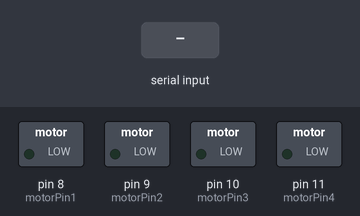
Bench run of a sketch on a simulated Arduino Uno, built with avr-gcc and run on an emulated ATmega328P. Shown: switched loads named in the sketch (green lamp = pin HIGH). The inputs (shaded band) are chosen by the test bench.

Above: at 1.2 s.
1.3 s: "a" received over Serial
At 2.4 s:
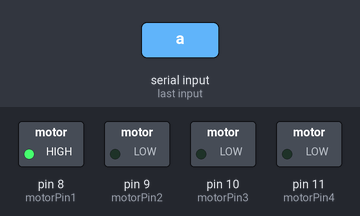
2.8 s: "c" received over Serial
At 3.6 s:
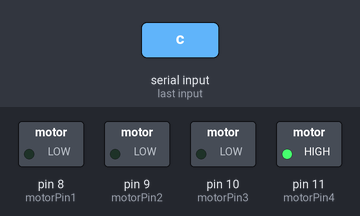
4.3 s: "a" received over Serial
At 4.7 s:
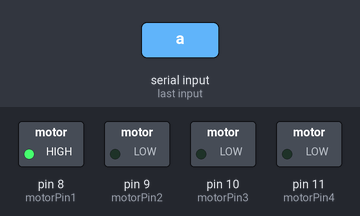
5.8 s: "d" received over Serial
At 6.1 s:
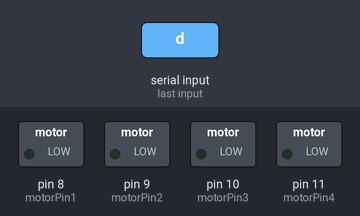
7.3 s: "b" received over Serial
At 8.2 s:
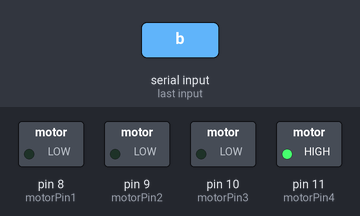
Timing chart, 0 to 9.8 s (numbered marks = the images above; inputs shaded):
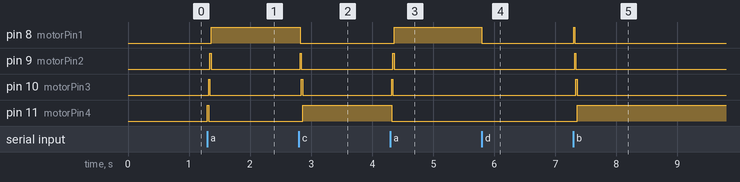

The sketch:

StepMotorUygulamas_.ino
```cpp
const int motorPin1 = 8;
const int motorPin2 = 9;
const int motorPin3 = 10;
const int motorPin4 = 11;
char c; // Seri porttan okunan veri.
int sayac=0; // Motor başlangıç pozisyonu için tanımlanmıştır.

void adim1() {
digitalWrite(motorPin1, HIGH);
digitalWrite(motorPin2, LOW);
digitalWrite(motorPin3, LOW);
digitalWrite(motorPin4, LOW);
delay(20);
}
void adim2() {
digitalWrite(motorPin1, LOW);
digitalWrite(motorPin2, HIGH);
digitalWrite(motorPin3, LOW);
digitalWrite(motorPin4, LOW);
delay(20);
}
void adim3() {
digitalWrite(motorPin1, LOW);
digitalWrite(motorPin2, LOW);
digitalWrite(motorPin3, HIGH);
digitalWrite(motorPin4, LOW);
delay(20);
}
void adim4() {
digitalWrite(motorPin1, LOW);
digitalWrite(motorPin2, LOW);
digitalWrite(motorPin3, LOW);
digitalWrite(motorPin4, HIGH);
delay(20);
}
void setup() {
pinMode(motorPin1, OUTPUT);
pinMode(motorPin2, OUTPUT);
pinMode(motorPin3, OUTPUT);
pinMode(motorPin4, OUTPUT);
Serial.begin(9600);
}

void loop() {
if(Serial.available() > 0) // Seriport'ta bir aktarım var ise.
{
  c = Serial.read(); // C#'tan gönderilen veriler burada okunur.

if (c=='a') // Sağa dön.
{
adim4();
adim3();
adim2();
adim1();
sayac++;
}
if (c=='c') // Sola dön.
{
adim1();
adim2();
adim3();
adim4();
sayac--;
}
if(c=='d') // Hareket etme.
{
digitalWrite(motorPin1, LOW);
digitalWrite(motorPin2, LOW);
digitalWrite(motorPin3, LOW);
digitalWrite(motorPin4, LOW);
delay(20);
}
if(c=='b' && sayac>0) //Başlangıç pozisyonuna dön.Eğer sayac pozitifse.
{
    for(int i=0 ; i<sayac ; i++)
    {
      adim1();
      adim2();
      adim3();
      adim4();
    }
    sayac = 0;
  }
  if(c=='b' && sayac<0 ) //Başlangıç pozisyonuna dön.Eğer sayac negatifse.
  {
    sayac = sayac * (-1);
    for(int i=0 ; i<sayac ; i++)
    {
     adim4();
     adim3();
     adim2();
     adim1();
    }
    sayac = 0;
  }
}
}
```

Measured:
- after the input at 1.3 s, pin 8 (motorPin1): LOW → HIGH after 0.06 s; pin 9 (motorPin2), pin 10 (motorPin3), pin 11 (motorPin4): LOW → HIGH at once, → LOW 0.02 s later
- after the input at 2.8 s, pin 8 (motorPin1): HIGH → LOW at once; pin 9 (motorPin2), pin 10 (motorPin3): LOW → HIGH at once, → LOW 0.02 s later; pin 11 (motorPin4): LOW → HIGH after 0.06 s
- after the input at 4.3 s, pin 8 (motorPin1): LOW → HIGH after 0.06 s; pin 9 (motorPin2), pin 10 (motorPin3): LOW → HIGH at once, → LOW 0.02 s later; pin 11 (motorPin4): HIGH → LOW at once
- after the input at 5.8 s, pin 8 (motorPin1): HIGH → LOW at once
- after the input at 7.3 s, pin 8 (motorPin1), pin 9 (motorPin2), pin 10 (motorPin3): LOW → HIGH at once, → LOW 0.02 s later; pin 11 (motorPin4): LOW → HIGH after 0.06 s
